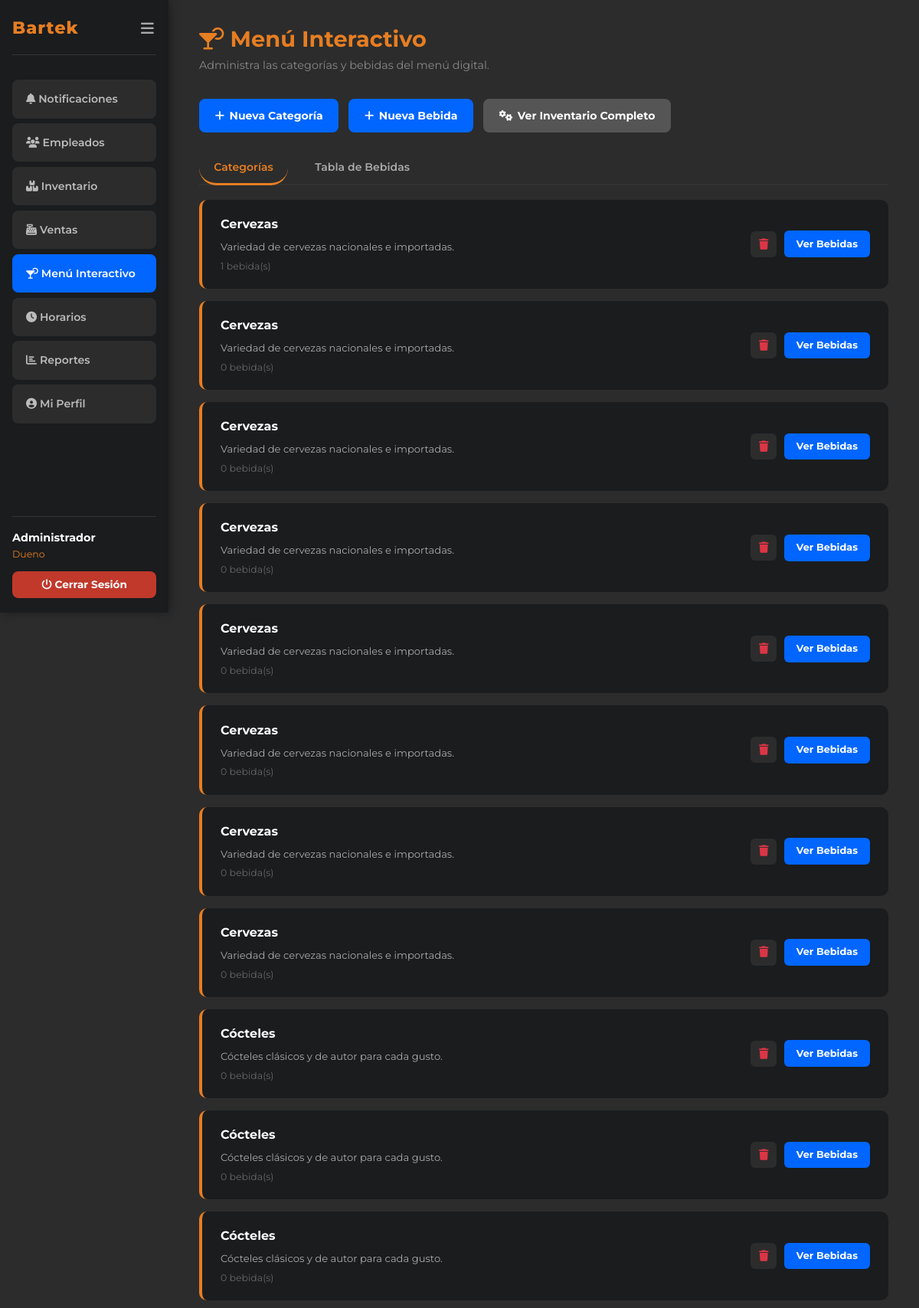
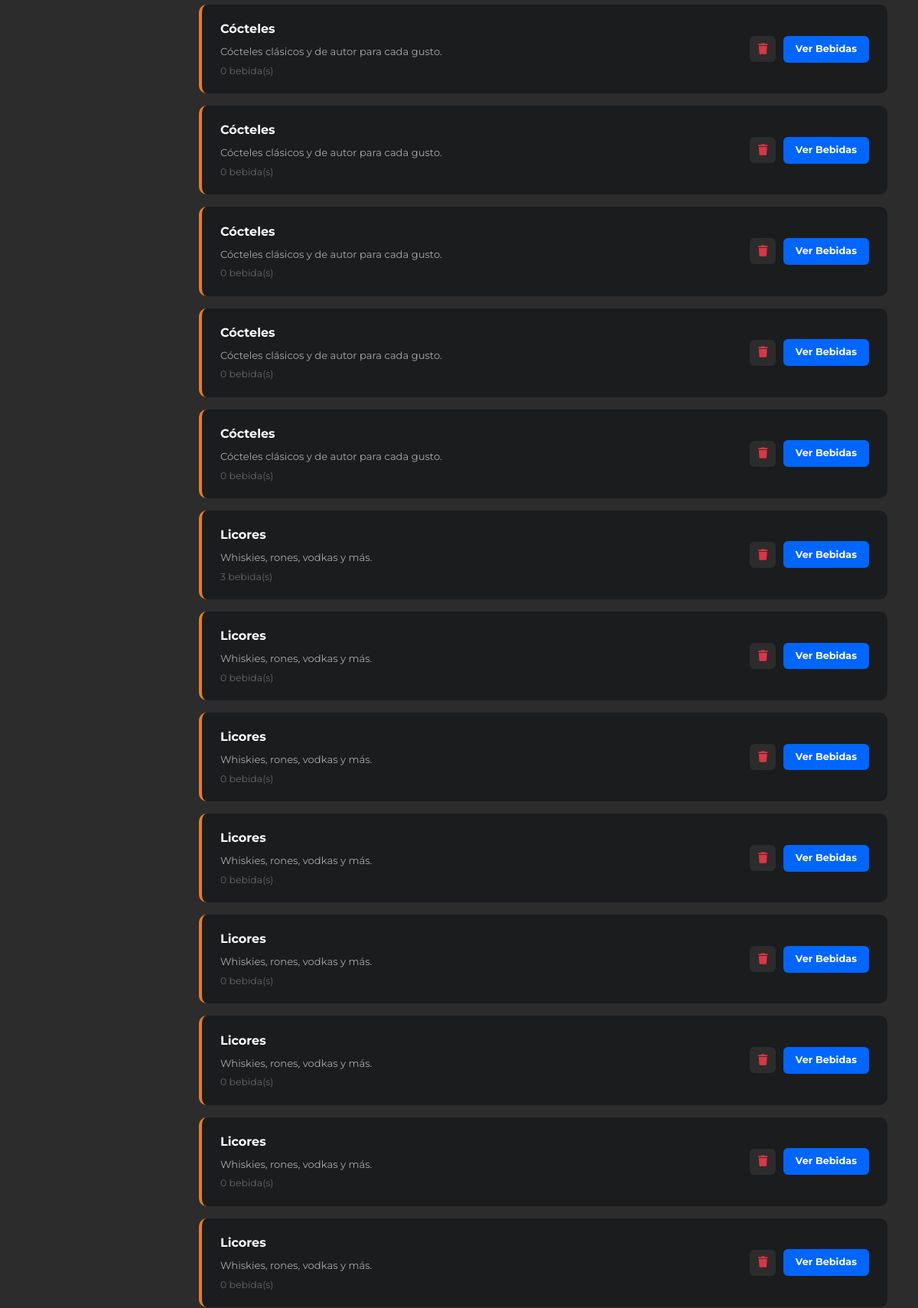
The app's page /menu (signed in, upper part) with its own data (2 pictures, top to bottom).
### tables this page shows
CREATE TABLE `categorias_menu` (
  `id` int(10) UNSIGNED NOT NULL,
  `nombre` varchar(80) NOT NULL,
  `descripcion` text DEFAULT NULL,
  `activa` tinyint(1) NOT NULL DEFAULT 1,
  `creado_en` datetime NOT NULL DEFAULT current_timestamp()
);

### app/controllers/BaseController.php (called while the page is built, shortened)
<?php
class BaseController
{
    protected function render(string $vista, array $datos = [], string $layout = 'dashboard'): void
    {
        extract($datos, EXTR_SKIP);
        $rutaVista  = BASE_PATH . '/app/views/' . $vista . '.php';
        require $rutaVista;
    }
}

### app/controllers/MenuController.php (called while the page is built, shortened)
<?php
require_once BASE_PATH . '/app/controllers/BaseController.php';
class MenuController extends BaseController
{
    private MenuModel $modelo;
    public function __construct()
    {
        $this->modelo = new MenuModel();
    }
    public function index(): void
    {
        $this->render('menu/index', [
            'titulo'     => 'Menú Interactivo - Bartek',
            'categorias' => $this->modelo->obtenerCategorias(),
            'tokenCSRF'  => generarTokenCSRF('menu'),
            'flash'      => obtenerFlash(),
        ]);
    }
}

### app/models/BaseModel.php (called while the page is built, shortened)
<?php
class BaseModel
{
    protected PDO $db;
    public function __construct()
    {
        $this->db = Database::obtenerInstancia()->obtenerConexion();
    }
    protected function consultarTodos(string $sql, array $params = []): array
    {
        try {
            $stmt = $this->db->prepare($sql);
            $stmt->execute($params);
            return $stmt->fetchAll();
        } catch (PDOException $e) {
            error_log('[Bartek][Model] consultarTodos: ' . $e->getMessage());
            return [];
        }
    }
}

### config/database.php (called while the page is built, shortened)
<?php
class Database
{
    private static ?Database $instancia = null;
    private PDO $pdo;
    private function __construct()
    {
        $dsn = sprintf(
            'mysql:host=%s;port=%s;dbname=%s;charset=%s',
            DB_HOST, DB_PORT, DB_NAME, DB_CHARSET
        );
        $opciones = [
            PDO::ATTR_ERRMODE            => PDO::ERRMODE_EXCEPTION,
            PDO::ATTR_DEFAULT_FETCH_MODE => PDO::FETCH_ASSOC,
            PDO::ATTR_EMULATE_PREPARES   => false,
            PDO::MYSQL_ATTR_FOUND_ROWS   => true,
        ];
        try {
            $this->pdo = new PDO($dsn, DB_USER, DB_PASS, $opciones);
        } catch (PDOException $e) {
            error_log('[Bartek][DB] Error de conexión: ' . $e->getMessage());
            die(json_encode(['error' => 'Error interno del servidor. Intente más tarde.']));
        }
    }
    public static function obtenerInstancia(): Database
    {
        if (self::$instancia === null) {
            self::$instancia = new self();
        }
        return self::$instancia;
    }
    public function obtenerConexion(): PDO
    {
        return $this->pdo;
    }
}

### app/models/MenuModel.php (called while the page is built, shortened)
<?php
require_once BASE_PATH . '/app/models/BaseModel.php';
class MenuModel extends BaseModel
{
    public function obtenerCategorias(): array
    {
        $sql = 'SELECT c.id, c.nombre, c.descripcion,
                       COUNT(i.id) AS total_bebidas
                FROM categorias_menu c
                LEFT JOIN inventario i ON i.categoria_id = c.id AND i.activo = 1
                WHERE c.activa = 1
                GROUP BY c.id
                ORDER BY c.nombre ASC';
        return $this->consultarTodos($sql);
    }
}

### app/views/menu/index.php (the view, shortened to what this page needs)
<div class="page-header">
    <h1 class="page-title"><i class="fas fa-cocktail" aria-hidden="true"></i> Menú Interactivo</h1>
    <p class="page-subtitle">Administra las categorías y bebidas del menú digital.</p>
</div>
<div class="action-buttons">
    <button class="btn-primary"
            onclick="document.getElementById('modalCategoria').style.display='flex'">
        <i class="fas fa-plus" aria-hidden="true"></i> Nueva Categoría
    </button>
    <a href="<?= BASE_URL ?>/inventario/crear" class="btn-primary"><i class="fas fa-plus" aria-hidden="true"></i> Nueva Bebida</a>
    <a href="<?= BASE_URL ?>/inventario" class="btn-secondary"><i class="fas fa-cogs" aria-hidden="true"></i> Ver Inventario Completo</a>
</div>
<div class="tabs-section">
    <button class="tab-button active" onclick="mostrarTab('categorias', this)">Categorías</button>
    <button class="tab-button"        onclick="mostrarTab('tabla', this)">Tabla de Bebidas</button>
</div>
<div id="tab-categorias" class="tab-content">
    <?php if (empty($categorias)): ?>
        <div class="empty-state">
            <div class="empty-state-icon"><i class="fas fa-cocktail" aria-hidden="true"></i></div>
            <p>No hay categorías creadas aún. Agrega la primera.</p>
        </div>
    <?php else: ?>
        <div class="categories-list">
            <?php foreach ($categorias as $cat): ?>
            <div class="category-card">
                <div class="category-info">
                    <div class="category-name">
                        <?= htmlspecialchars($cat['nombre'],      ENT_QUOTES, 'UTF-8') ?>
                    </div>
                    <div class="category-description">
                        <?= htmlspecialchars($cat['descripcion'] ?? '—', ENT_QUOTES, 'UTF-8') ?>
                    </div>
                    <div class="category-count">
                        <?= (int)$cat['total_bebidas'] ?> bebida(s)
                    </div>
                </div>
                <div class="category-actions">
                    <form method="POST" action="<?= BASE_URL ?>/menu/eliminar"
                          style="display:inline"
                          onsubmit="return confirm('¿Eliminar esta categoría?')">
                        <button type="submit" class="action-btn delete-btn" title="Eliminar"><i class="fas fa-trash" aria-hidden="true"></i></button>
                    </form>
                    <a href="<?= BASE_URL ?>/inventario?categoria=<?= (int)$cat['id'] ?>"
                       class="view-products-btn">Ver Bebidas</a>
                </div>
            </div>
            <?php endforeach; ?>
        </div>
    <?php endif; ?>
</div>

### public/css/style.css (style rules this page uses)
*, *::before, *::after { box-sizing: border-box; margin: 0; padding: 0; }
html { font-size: 16px; scroll-behavior: smooth; }
body { background-color: #2C2C2C; font-family: 'Montserrat', sans-serif; font-size: 1rem; color: #ccc; line-height: 1.6; min-height: 100vh; }
h1, h2, h3, h4 { font-weight: 700; line-height: 1.3; }
a { color: #E67E22; text-decoration: none; transition: color 0.3s ease; }
button, .btn-form, .btn-info { display: inline-flex; align-items: center; justify-content: center; gap: 0.4rem; padding: 0.75rem 1.8rem; border: none; border-radius: 25px; font-family: 'Montserrat', sans-serif; font-weight: 700; font-size: 0.95rem; cursor: pointer; transition: background 0.3s, box-shadow 0.3s, transform 0.15s; text-decoration: none; }

### public/css/dashboard.css (style rules this page uses)
.layout-dashboard { display: flex; min-height: 100vh; margin: 0; padding: 0; }
.page-header { margin-bottom: 2rem; }
.page-title { color: #E67E22; font-size: 1.8rem; margin-bottom: 0.3rem; }
.page-subtitle { color: #888; font-size: 0.9rem; }
.btn-primary, .btn-secondary, .btn-filter, .btn-add { display: inline-flex; align-items: center; gap: 0.4rem; padding: 0.65rem 1.3rem; border: none; border-radius: 8px; font-family: 'Montserrat', sans-serif; font-weight: 700; font-size: 0.88rem; cursor: pointer; transition: all 0.25s ease; text-decoration: none; white-space: nowrap; }
.btn-primary { background-color: #0066ff; color: #fff; }
.btn-secondary { background-color: #555; color: #fff; }
.action-buttons { display: flex; gap: 0.8rem; margin-bottom: 1.5rem; flex-wrap: wrap; }
.action-btn { width: 34px; height: 34px; border: none; border-radius: 6px; cursor: pointer; font-size: 0.9rem; display: flex; align-items: center; justify-content: center; background-color: #2C2C2C; transition: all 0.25s ease; padding: 0; }
.delete-btn { color: #dc3545; }
.tabs-section { display: flex; gap: 1rem; margin-bottom: 1.2rem; border-bottom: 2px solid #333; flex-wrap: wrap; }
.tab-button { padding: 0.75rem 1.2rem; background: none; border: none; border-bottom: 3px solid transparent; color: #aaa; font-family: 'Montserrat', sans-serif; font-size: 0.88rem; font-weight: 600; cursor: pointer; margin-bottom: -2px; transition: all 0.25s; }
.tab-button.active { color: #E67E22; border-bottom-color: #E67E22; }
.categories-list { display: flex; flex-direction: column; gap: 1rem; }
.category-card { background-color: #1a1c1e; border-radius: 10px; padding: 1.2rem 1.5rem; display: flex; justify-content: space-between; align-items: center; border-left: 4px solid #E67E22; transition: all 0.25s; gap: 1rem; }
.category-name { color: #fff; font-size: 1rem; font-weight: 700; margin-bottom: 0.4rem; }
.category-description { color: #aaa; font-size: 0.82rem; margin-bottom: 0.3rem; }
.category-count { color: #666; font-size: 0.78rem; }
.category-actions { display: flex; gap: 0.6rem; align-items: center; flex-shrink: 0; }
.view-products-btn { background-color: #0066ff; color: #fff; padding: 0.45rem 1rem; border: none; border-radius: 6px; cursor: pointer; font-family: 'Montserrat', sans-serif; font-size: 0.8rem; font-weight: 700; transition: all 0.25s; text-decoration: none; white-space: nowrap; }

### records on screen
categorias_menu: nombre "Cervezas", descripcion "Variedad de cervezas nacionales e importadas.", total_bebidas "1"
categorias_menu: nombre "Cervezas", descripcion "Variedad de cervezas nacionales e importadas.", total_bebidas "0"
categorias_menu: nombre "Cervezas", descripcion "Variedad de cervezas nacionales e importadas.", total_bebidas "0"
categorias_menu: nombre "Cervezas", descripcion "Variedad de cervezas nacionales e importadas.", total_bebidas "0"
categorias_menu: nombre "Cervezas", descripcion "Variedad de cervezas nacionales e importadas.", total_bebidas "0"
categorias_menu: nombre "Cervezas", descripcion "Variedad de cervezas nacionales e importadas.", total_bebidas "0"
categorias_menu: nombre "Cervezas", descripcion "Variedad de cervezas nacionales e importadas.", total_bebidas "0"
categorias_menu: nombre "Cervezas", descripcion "Variedad de cervezas nacionales e importadas.", total_bebidas "0"
categorias_menu: nombre "Cócteles", descripcion "Cócteles clásicos y de autor para cada gusto.", total_bebidas "0"
categorias_menu: nombre "Cócteles", descripcion "Cócteles clásicos y de autor para cada gusto.", total_bebidas "0"
categorias_menu: nombre "Cócteles", descripcion "Cócteles clásicos y de autor para cada gusto.", total_bebidas "0"
categorias_menu: nombre "Cócteles", descripcion "Cócteles clásicos y de autor para cada gusto.", total_bebidas "0"
categorias_menu: nombre "Cócteles", descripcion "Cócteles clásicos y de autor para cada gusto.", total_bebidas "0"
categorias_menu: nombre "Cócteles", descripcion "Cócteles clásicos y de autor para cada gusto.", total_bebidas "0"
categorias_menu: nombre "Cócteles", descripcion "Cócteles clásicos y de autor para cada gusto.", total_bebidas "0"
categorias_menu: nombre "Cócteles", descripcion "Cócteles clásicos y de autor para cada gusto.", total_bebidas "0"
categorias_menu: nombre "Licores", descripcion "Whiskies, rones, vodkas y más.", total_bebidas "3"
categorias_menu: nombre "Licores", descripcion "Whiskies, rones, vodkas y más.", total_bebidas "0"
categorias_menu: nombre "Licores", descripcion "Whiskies, rones, vodkas y más.", total_bebidas "0"
categorias_menu: nombre "Licores", descripcion "Whiskies, rones, vodkas y más.", total_bebidas "0"
categorias_menu: nombre "Licores", descripcion "Whiskies, rones, vodkas y más.", total_bebidas "0"
categorias_menu: nombre "Licores", descripcion "Whiskies, rones, vodkas y más.", total_bebidas "0"
categorias_menu: nombre "Licores", descripcion "Whiskies, rones, vodkas y más.", total_bebidas "0"
categorias_menu: nombre "Licores", descripcion "Whiskies, rones, vodkas y más.", total_bebidas "0"

### other values on screen
$_SESSION['usuario_nombre'] "Administrador"
$_SESSION['usuario_rol'] "Dueno"
